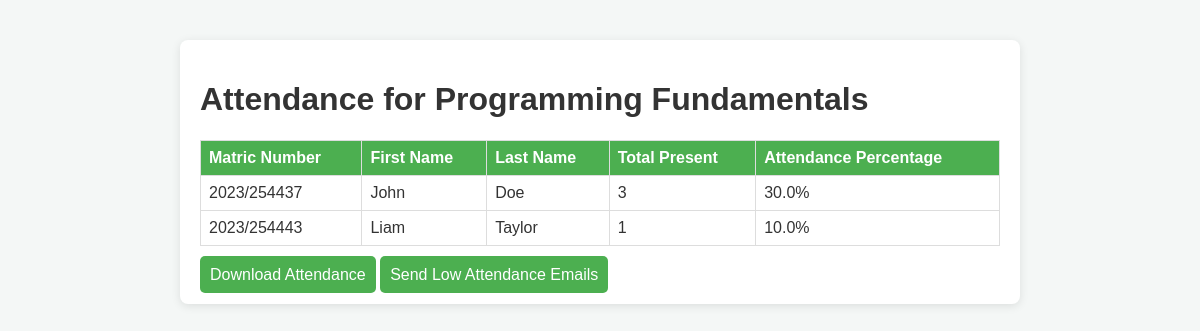
The page /view_attendance/102 (signed in) on the database as committed earlier.
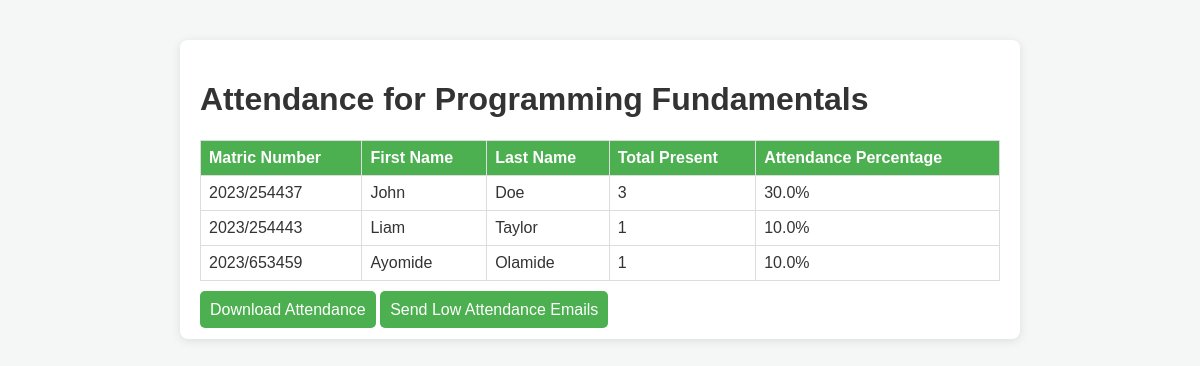
The same page on the database as committed later.
### tables this page shows
CREATE TABLE courses (
    course_id INTEGER PRIMARY KEY AUTOINCREMENT,
    course_name TEXT NOT NULL,
    lecturer_id INTEGER,
    FOREIGN KEY (lecturer_id) REFERENCES lecturers(id)
);

CREATE TABLE students (
    id INTEGER PRIMARY KEY AUTOINCREMENT,
    matric_number TEXT NOT NULL UNIQUE,
    first_name TEXT,
    last_name TEXT,
    email TEXT,
    department TEXT,
    phone_number TEXT,
    parent_email TEXT
);

### app.py (the view)
@app.route('/view_attendance/<int:course_id>')
def view_attendance(course_id):
    if 'user_id' not in session:
        return redirect(url_for('login'))
    db = get_db()
    course = db.execute('SELECT * FROM courses WHERE course_id = ?', (course_id,)).fetchone()
    if not course:
        flash("Course not found!")
        return redirect(url_for('lecturer_dashboard'))
    attendance_records = db.execute('''
        SELECT s.matric_number, s.first_name, s.last_name,
               COUNT(CASE WHEN a.status = "Present" THEN 1 END) AS total_present
        FROM attendance a
        JOIN students s ON a.student_id = s.id
        WHERE a.course_id = ?
        GROUP BY s.id
    ''', (course_id,)).fetchall()
    total_classes = 10  # Replace with the actual number of classes
    attendance_data = []
    for record in attendance_records:
        total_present = record['total_present']
        percentage = (total_present / total_classes) * 100
        attendance_data.append({
            'matric_number': record['matric_number'],
            'first_name': record['first_name'],
            'last_name': record['last_name'],
            'total_present': total_present,
            'attendance_percentage': round(percentage, 2),
        })
    return render_template('view_attendance.html', course=course, attendance=attendance_data)

### app.py (called while the page is built)
def get_db():
    conn = sqlite3.connect('attendance_system.db')
    conn.row_factory = sqlite3.Row
    return conn

### templates/view_attendance.html (shortened to what this page needs)
<!DOCTYPE html>
<html lang="en">
<head>
</head>
<body>
<div class="container">
    <h1>Attendance for {{ course['course_name'] }}</h1>
<table>
    <thead>
        <tr>
            <th>Matric Number</th>
            <th>First Name</th>
            <th>Last Name</th>
            <th>Total Present</th>
            <th>Attendance Percentage</th>
        </tr>
    </thead>
    <tbody>
        {% for record in attendance %}
        <tr>
            <td>{{ record.matric_number }}</td>
            <td>{{ record.first_name }}</td>
            <td>{{ record.last_name }}</td>
            <td>{{ record.total_present }}</td>
            <td>{{ record.attendance_percentage }}%</td>
        </tr>
        {% endfor %}
    </tbody>
</table>
    <a href="{{ url_for('download_attendance', course_id=course['course_id']) }}" class="btn">Download Attendance</a>
    <a href="{{ url_for('send_low_attendance_emails', course_id=course['course_id']) }}" class="btn">Send Low Attendance Emails</a>
</div>
</body>
</html>

### templates/view_attendance.html (style rules this page uses)
body { font-family: Arial, sans-serif; margin: 0; padding: 0; background-color: #f4f7f6; color: #333; }
.container { max-width: 800px; margin: 40px auto; background-color: #fff; padding: 20px; box-shadow: 0 2px 10px rgba(0, 0, 0, 0.1); border-radius: 8px; }
table { width: 100%; border-collapse: collapse; margin-bottom: 20px; }
th, td { border: 1px solid #ddd; padding: 8px; text-align: left; }
th { background-color: #4CAF50; color: white; }
.btn { background-color: #4CAF50; color: white; padding: 10px; text-decoration: none; border-radius: 5px; }

Rows that differ between the two databases and show on the page:
added students: matric_number "2023/653459", first_name "Ayomide", last_name "Olamide", total_present "1", attendance_percentage "10.0"
